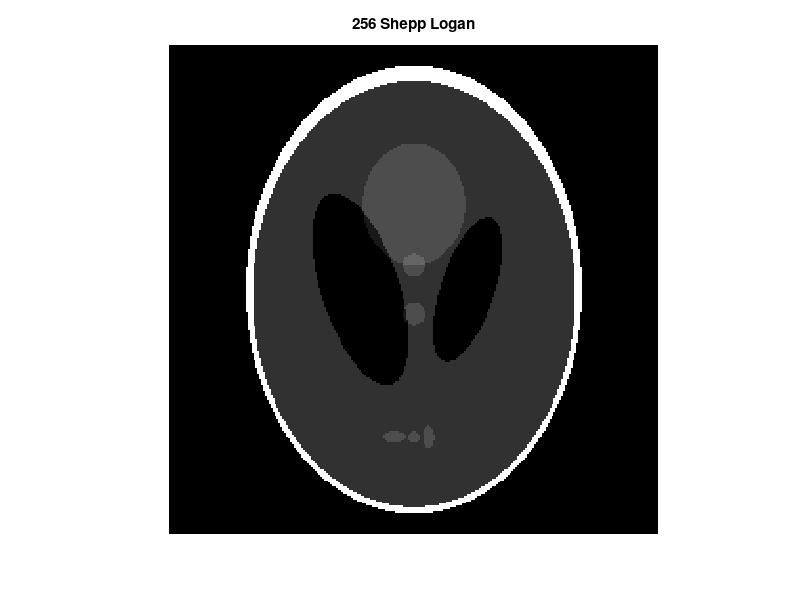
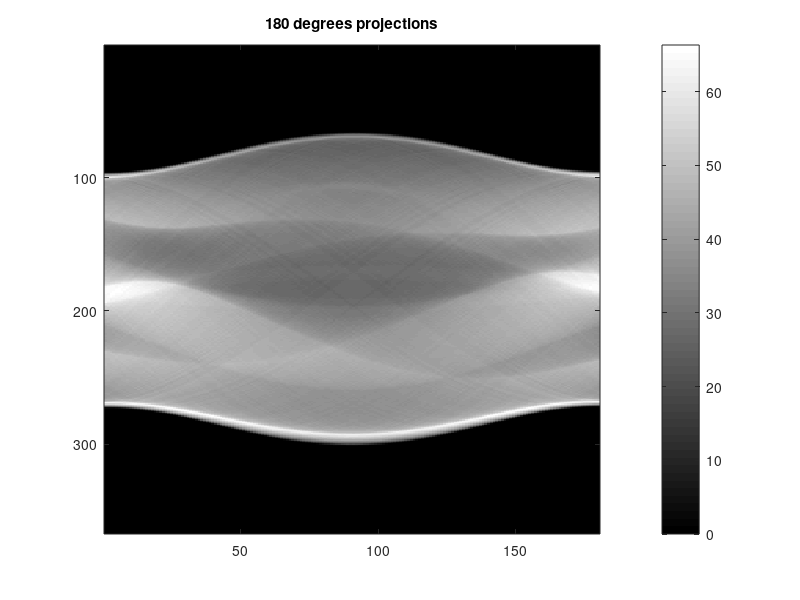

The MATLAB script that drew these images, in order:
clear; clc

N = 256;
I = phantom(N);

theta = 0 : 179; % 投影角度
P = radon(I, theta);

figure; imshow(I, []), title('256 Shepp Logan');
figure; imagesc(P), colormap('gray'), colorbar, title('180 degrees projections');